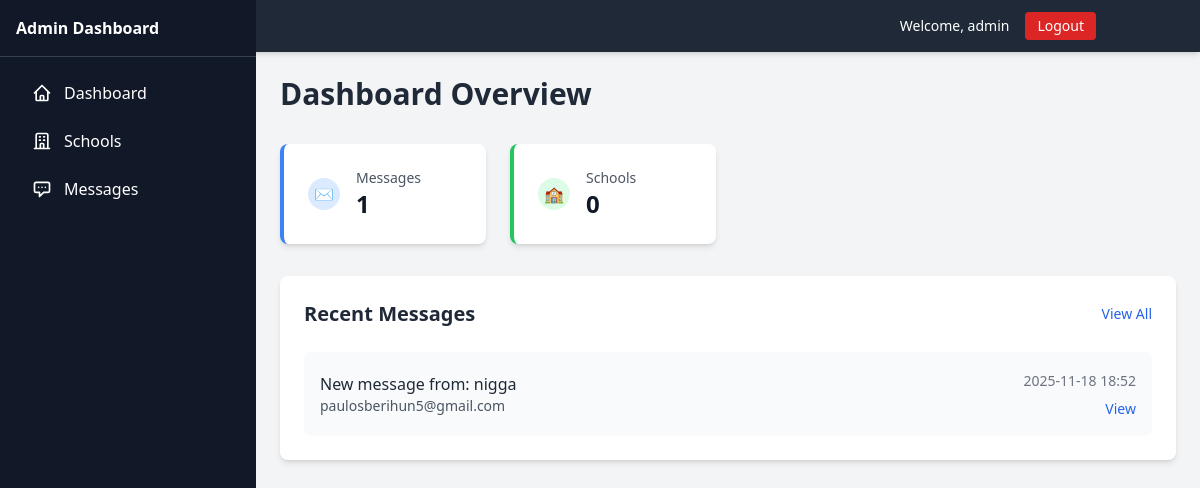
The app's page /admin/dashboard (signed in), older data.
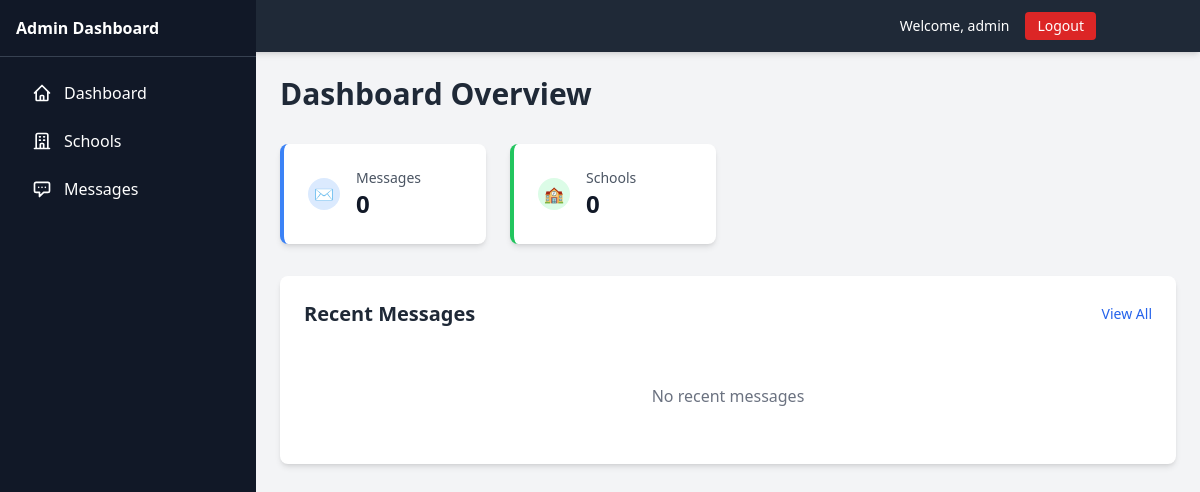
The same page, newer data.
### tables this page shows
CREATE TABLE contact_messages
                (id INTEGER PRIMARY KEY AUTOINCREMENT,
                name TEXT NOT NULL,
                email TEXT NOT NULL,
                message TEXT NOT NULL,
                is_read BOOLEAN DEFAULT 0,
                created_at TIMESTAMP DEFAULT CURRENT_TIMESTAMP);

### app.py (the view)
@app.route('/admin/dashboard')
@admin_required
def admin_dashboard():
    conn = get_db_connection()
    messages_count = conn.execute('SELECT COUNT(*) FROM contact_messages').fetchone()[0]
    schools_count = conn.execute('SELECT COUNT(*) FROM schools').fetchone()[0]
    recent_messages = conn.execute('''
        SELECT * FROM contact_messages
        ORDER BY created_at DESC
        LIMIT 5
    ''').fetchall()
    conn.close()
    return render_template('admin/dashboard.html',
                         messages_count=messages_count,
                         schools_count=schools_count,
                         recent_messages=recent_messages)

### app.py (called while the page is built)
def get_db_connection():
    conn = sqlite3.connect('site.db')
    conn.row_factory = sqlite3.Row
    return conn

def admin_required(f):
    @wraps(f)
    def decorated_function(*args, **kwargs):
        if 'admin_logged_in' not in session:
            return redirect(url_for('admin_login'))
        return f(*args, **kwargs)
    return decorated_function

### templates/admin/dashboard.html (shortened to what this page needs)
<!DOCTYPE html>
<html lang="en">
<head>
    <script src="https://cdn.tailwindcss.com"></script>
</head>
<body class="bg-gray-100">
    {% include 'admin/include/header.html' %}
    <div class="flex">
        {% include 'admin/include/sidebar.html' %}
        <main class="lg:ml-64 flex-1 p-6">
            <div class="max-w-7xl mx-auto">
                <div class="mb-8">
                    <h1 class="text-3xl font-bold text-gray-800">Dashboard Overview</h1>
                </div>
                <div class="grid grid-cols-1 md:grid-cols-2 lg:grid-cols-4 gap-6 mb-8">
                    <div class="bg-white rounded-lg shadow-md p-6 border-l-4 border-blue-500">
                        <div class="flex items-center">
                            <div class="flex-shrink-0">
                                <div class="w-8 h-8 bg-blue-100 rounded-full flex items-center justify-center">
                                    <span class="text-blue-600">✉️</span>
                                </div>
                            </div>
                            <div class="ml-4">
                                <p class="text-sm font-medium text-gray-600">Messages</p>
                                <p class="text-2xl font-bold text-gray-900">{{ messages_count }}</p>
                            </div>
                        </div>
                    </div>
                    <div class="bg-white rounded-lg shadow-md p-6 border-l-4 border-green-500">
                        <div class="flex items-center">
                            <div class="flex-shrink-0">
                                <div class="w-8 h-8 bg-green-100 rounded-full flex items-center justify-center">
                                    <span class="text-green-600">🏫</span>
                                </div>
                            </div>
                            <div class="ml-4">
                                <p class="text-sm font-medium text-gray-600">Schools</p>
                                <p class="text-2xl font-bold text-gray-900">{{ schools_count }}</p>
                            </div>
                        </div>
                    </div>
                </div>
                <div class="bg-white rounded-lg shadow-md p-6">
                    <div class="flex justify-between items-center mb-6">
                        <h2 class="text-xl font-semibold text-gray-800">Recent Messages</h2>
                        <a href="{{ url_for('admin_messages') }}" class="text-blue-600 hover:text-blue-800 text-sm font-medium">
                            View All
                        </a>
                    </div>
                    <div class="space-y-4">
                        {% if recent_messages %}
                            {% for message in recent_messages %}
                            <div class="flex items-center justify-between p-4 bg-gray-50 rounded-lg">
                                <div>
                                    <p class="font-medium text-gray-800">New message from: {{ message.name }}</p>
                                    <p class="text-sm text-gray-600">{{ message.email }}</p>
                                </div>
                                <div class="text-right">
                                    <small class="text-gray-500 text-sm">{{ message.created_at[:16] }}</small>
                                    <div class="mt-1">
                                        <a href="{{ url_for('view_message', message_id=message.id) }}"
                                           class="text-blue-600 hover:text-blue-800 text-sm font-medium">
                                            View
                                        </a>
                                    </div>
                                </div>
                            </div>
                            {% endfor %}
                        {% else %}
                            <div class="text-center py-8">
                                <p class="text-gray-500">No recent messages</p>
                            </div>
                        {% endif %}
                    </div>
                </div>
            </div>
        </main>
    </div>
</body>
</html>

### templates/admin/include/header.html (shortened to what this page needs)
<header class="bg-gray-800 text-white shadow-md">
    <nav class="container mx-auto px-4 py-3">
        <div class="flex justify-between items-center">
            <div class="flex items-center space-x-4">
                <a href="{{ url_for('admin_dashboard') }}" class="text-xl font-bold">AHSS Admin</a>
            </div>
            <div class="flex items-center space-x-4">
                <span class="text-sm">Welcome, {{ session.admin_username }}</span>
                <a href="{{ url_for('admin_logout') }}" class="bg-red-600 hover:bg-red-700 px-3 py-1 rounded text-sm transition duration-200">
                    Logout
                </a>
            </div>
        </div>
    </nav>
</header>

### templates/admin/include/sidebar.html (shortened to what this page needs)
<div class="fixed left-0 top-0 h-full w-64 bg-gray-900 text-white transform -translate-x-full lg:translate-x-0 transition-transform duration-300 z-40">
    <div class="p-4 border-b border-gray-700">
        <div class="flex justify-between items-center">
            <h5 class="font-semibold">Admin Dashboard</h5>
        </div>
    </div>
    <div class="p-4">
        <ul class="space-y-2">
            <li>
                <a href="{{ url_for('admin_dashboard') }}" class="flex items-center py-2 px-4 rounded hover:bg-gray-700 transition duration-200">
                    <svg class="w-5 h-5 mr-3" fill="none" stroke="currentColor" viewBox="0 0 24 24">
                        <path stroke-linecap="round" stroke-linejoin="round" stroke-width="2" d="M3 12l2-2m0 0l7-7 7 7M5 10v10a1 1 0 001 1h3m10-11l2 2m-2-2v10a1 1 0 01-1 1h-3m-6 0a1 1 0 001-1v-4a1 1 0 011-1h2a1 1 0 011 1v4a1 1 0 001 1m-6 0h6"></path>
                    </svg>
                    Dashboard
                </a>
            </li>
            <li>
                <a href="{{ url_for('admin_schools') }}" class="flex items-center py-2 px-4 rounded hover:bg-gray-700 transition duration-200">
                    <svg class="w-5 h-5 mr-3" fill="none" stroke="currentColor" viewBox="0 0 24 24">
                        <path stroke-linecap="round" stroke-linejoin="round" stroke-width="2" d="M19 21V5a2 2 0 00-2-2H7a2 2 0 00-2 2v16m14 0h2m-2 0h-5m-9 0H3m2 0h5M9 7h1m-1 4h1m4-4h1m-1 4h1m-5 10v-5a1 1 0 011-1h2a1 1 0 011 1v5m-4 0h4"></path>
                    </svg>
                    Schools
                </a>
            </li>
            <li>
                <a href="{{ url_for('admin_messages') }}" class="flex items-center py-2 px-4 rounded hover:bg-gray-700 transition duration-200">
                    <svg class="w-5 h-5 mr-3" fill="none" stroke="currentColor" viewBox="0 0 24 24">
                        <path stroke-linecap="round" stroke-linejoin="round" stroke-width="2" d="M8 10h.01M12 10h.01M16 10h.01M9 16H5a2 2 0 01-2-2V6a2 2 0 012-2h14a2 2 0 012 2v8a2 2 0 01-2 2h-5l-5 5v-5z"></path>
                    </svg>
                    Messages
                </a>
            </li>
        </ul>
    </div>
</div>

Row changes from the older to the newer data that the page shows:
removed contact_messages: name "nigga", email "paulosberihun5@gmail.com", created_at "2025-11-18 18:52"
Text that changed along with them:
{{ messages_count }}: "1" → "0"
text now shown: "No recent messages"
